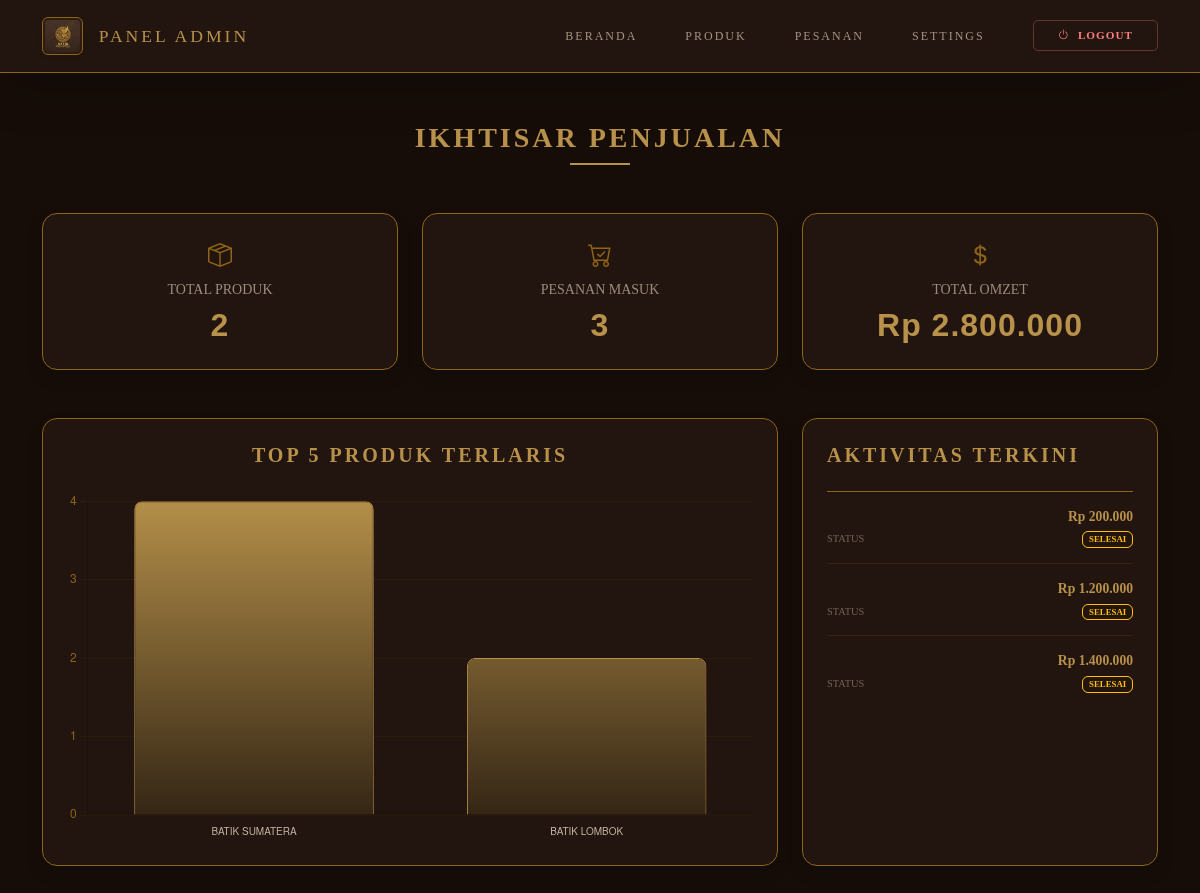
/admin/index.php (signed in), run on an earlier commit of the app's database.
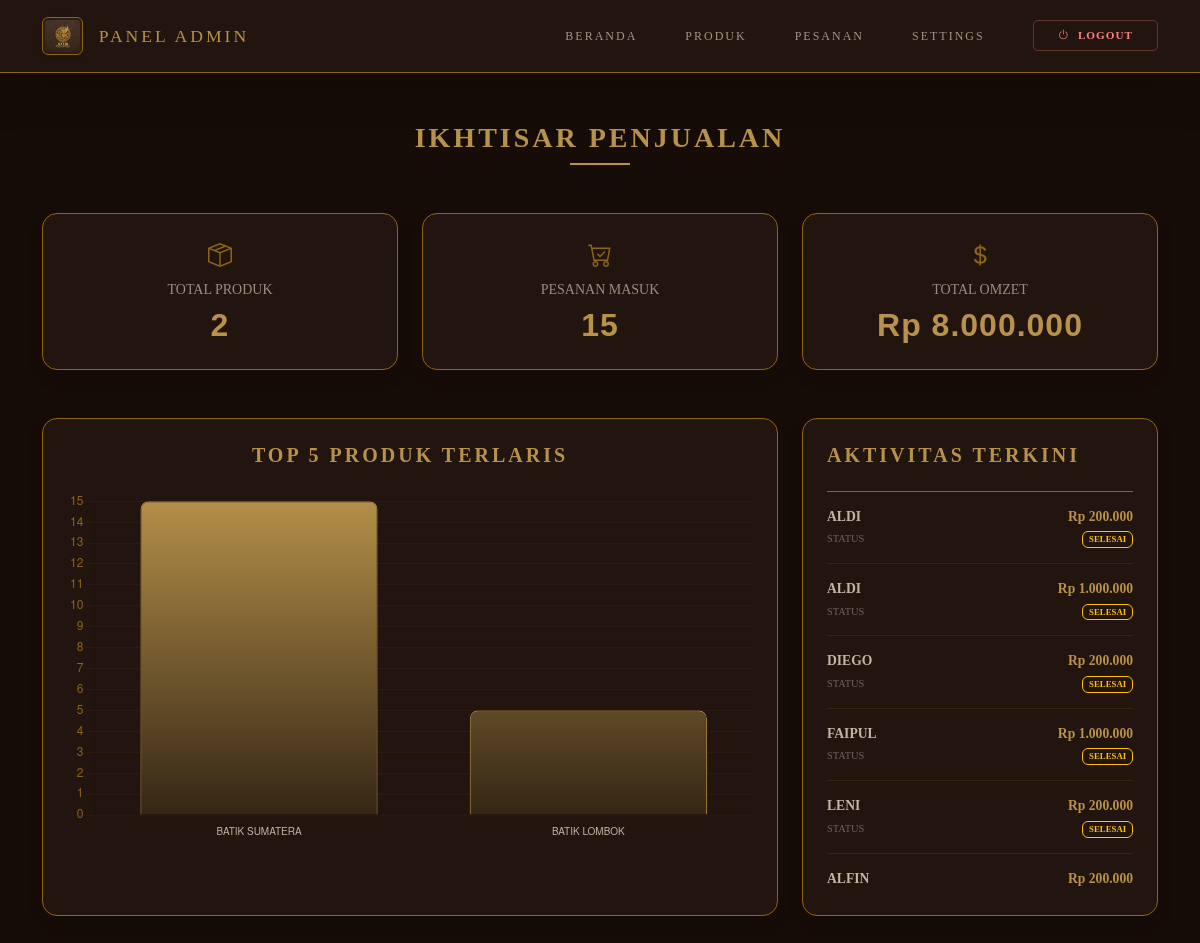
And on a later commit of the database.
### tables this page shows
CREATE TABLE `settings` (
  `id` int(11) NOT NULL,
  `logo_url` varchar(255) DEFAULT NULL,
  `profil_toko` text DEFAULT NULL,
  `visi` text DEFAULT NULL,
  `misi` text DEFAULT NULL,
  `produk_unggulan_id` int(11) DEFAULT NULL
);

CREATE TABLE `orders` (
  `id` int(11) NOT NULL,
  `user_id` int(11) NOT NULL,
  `nama_pelanggan` varchar(100) DEFAULT NULL,
  `nama_penerima` varchar(100) DEFAULT NULL,
  `produk_dipesan` text DEFAULT NULL,
  `jumlah` int(11) DEFAULT 1,
  `alamat` text DEFAULT NULL,
  `kurir_layanan` varchar(100) DEFAULT NULL,
  `tanggal` timestamp NOT NULL DEFAULT current_timestamp(),
  `status` varchar(50) DEFAULT 'Pending',
  `no_hp` varchar(20) DEFAULT NULL,
  `metode_pembayaran` varchar(50) DEFAULT NULL,
  `total_bayar` int(20) DEFAULT NULL,
  `tanggal_pesan` timestamp NOT NULL DEFAULT current_timestamp(),
  `no_telp` varchar(20) DEFAULT NULL,
  `kurir` varchar(50) DEFAULT NULL,
  `metode_bayar` varchar(50) DEFAULT NULL,
  `tgl_order` datetime DEFAULT current_timestamp(),
  `rating` int(1) DEFAULT NULL
);

### admin/index.php (the view, shortened to what this page needs)
<?php
include '../config/config.php';
$count_p = mysqli_fetch_assoc(mysqli_query($conn, "SELECT COUNT(*) as total FROM products"))['total'];
$count_o = mysqli_fetch_assoc(mysqli_query($conn, "SELECT COUNT(*) as total FROM orders"))['total'];
$omzet_res = mysqli_fetch_assoc(mysqli_query($conn, "SELECT SUM(total_bayar) as total FROM orders"))['total'];
$omzet = $omzet_res ? $omzet_res : 0;
$res = mysqli_query($conn, "SELECT p.nama_produk, SUM(oi.qty) as total_terjual
                            FROM order_items oi
                            JOIN products p ON oi.product_id = p.id
                            GROUP BY p.id
                            ORDER BY total_terjual DESC
                            LIMIT 5");
$labels = []; $counts = [];
while($r = mysqli_fetch_assoc($res)) {
    $labels[] = strtoupper($r['nama_produk']);
    $counts[] = (int)$r['total_terjual'];
}
?>
<!DOCTYPE html>
<html lang="id">
<head>
    <link href="https://cdn.jsdelivr.net/npm/bootstrap@5.3.0/dist/css/bootstrap.min.css" rel="stylesheet">
    <link rel="stylesheet" href="https://cdn.jsdelivr.net/npm/bootstrap-icons@1.10.0/font/bootstrap-icons.css">
</head>
<body>
    <?php include 'navbar.php'; ?>
    <div class="container py-5">
        <div class="text-center mb-5">
            <h3 class="fw-bold mb-2">IKHTISAR PENJUALAN</h3>
            <div class="mx-auto" style="width: 60px; height: 2px; background: var(--emas-bright);"></div>
        </div>
        <div class="row g-4 mb-5">
            <div class="col-md-4">
                <div class="card card-admin p-4 text-center shadow">
                    <i class="bi bi-box-seam mb-2" style="font-size: 1.5rem; color: var(--emas-dim);"></i>
                    <h6 class="text-uppercase small opacity-75">Total Produk</h6>
                    <h2 class="stat-val mb-0"><?= $count_p ?></h2>
                </div>
            </div>
            <div class="col-md-4">
                <div class="card card-admin p-4 text-center shadow">
                    <i class="bi bi-cart-check mb-2" style="font-size: 1.5rem; color: var(--emas-dim);"></i>
                    <h6 class="text-uppercase small opacity-75">Pesanan Masuk</h6>
                    <h2 class="stat-val mb-0"><?= $count_o ?></h2>
                </div>
            </div>
            <div class="col-md-4">
                <div class="card card-admin p-4 text-center shadow">
                    <i class="bi bi-currency-dollar mb-2" style="font-size: 1.5rem; color: var(--emas-dim);"></i>
                    <h6 class="text-uppercase small opacity-75">Total Omzet</h6>
                    <h2 class="stat-val mb-0">Rp <?= number_format($omzet, 0, ',', '.') ?></h2>
                </div>
            </div>
        </div>
        <div class="row g-4">
            <div class="col-lg-8">
                <div class="card card-admin p-4 shadow h-100">
                    <h5 class="fw-bold mb-4 text-center">Top 5 Produk Terlaris</h5>
                    <div style="position: relative; height: 350px;">
                        <canvas id="adminChart"></canvas>
                    </div>
                </div>
            </div>
            <div class="col-lg-4">
                <div class="card card-admin p-4 shadow h-100">
                    <h5 class="fw-bold mb-4">Aktivitas Terkini</h5>
                    <div class="list-group list-group-flush aktivitas-container">
                        <?php
                        $recent = mysqli_query($conn, "SELECT nama_penerima, total_bayar, status FROM orders ORDER BY id DESC LIMIT 6");
                        if(mysqli_num_rows($recent) > 0):
                            while($row = mysqli_fetch_assoc($recent)): ?>
                            <div class="list-group-item">
                                <div class="d-flex justify-content-between align-items-center mb-1">
                                    <span class="fw-bold" style="font-size: 0.85rem; color: var(--krem-soft);"><?= strtoupper($row['nama_penerima']) ?></span>
                                    <span style="color: var(--emas-bright); font-size: 0.85rem; font-weight: bold;">Rp <?= number_format($row['total_bayar'], 0, ',', '.') ?></span>
                                </div>
                                <div class="d-flex justify-content-between">
                                    <small class="opacity-50 text-uppercase" style="font-size: 0.65rem;">Status</small>
                                    <small class="badge border border-warning text-warning" style="font-size: 0.55rem;"><?= $row['status'] ?></small>
                                </div>
                            </div>
                            <?php endwhile;
                        else: ?>
                            <p class="text-center opacity-50 small mt-4">Belum ada aktivitas.</p>
                        <?php endif; ?>
                    </div>
                </div>
            </div>
        </div>
    </div>
    <script>
    const ctx = document.getElementById('adminChart').getContext('2d');
    const gradient = ctx.createLinearGradient(0, 0, 0, 400);
    gradient.addColorStop(0, '#b8924b');
    gradient.addColorStop(1, '#160d08');
    new Chart(ctx, {
        type: 'bar',
        data: {
            labels: <?= json_encode($labels) ?>,
            datasets: [{
                label: 'Total Terjual (Unit)',
                data: <?= json_encode($counts) ?>,
                backgroundColor: gradient,
                borderColor: '#b8924b',
                borderWidth: 1,
                borderRadius: 8
            }]
        },
        options: {
            responsive: true,
            maintainAspectRatio: false,
            plugins: {
                legend: { display: false },
                tooltip: {
                    backgroundColor: '#22140e',
                    titleColor: '#b8924b',
                    bodyColor: '#c5b5a5',
                    borderColor: '#8e6516',
                    borderWidth: 1
                }
            },
            scales: {
                y: {
                    beginAtZero: true,
                    ticks: { color: '#8e6516', stepSize: 1 },
                    grid: { color: 'rgba(142, 101, 22, 0.1)' }
                },
                x: {
                    ticks: {
                        color: '#c5b5a5',
                        font: { size: 10 }
                    },
                    grid: { display: false }
                }
            }
        }
    });
    </script>
</body>
</html>

### admin/navbar.php (shortened to what this page needs)
<?php
include '../config/config.php';
$set = mysqli_fetch_assoc(mysqli_query($conn, "SELECT logo_url FROM settings WHERE id=1"));
$logo_admin = "../assets/" . $set['logo_url'];
?>
<link rel="stylesheet" href="https://cdn.jsdelivr.net/npm/bootstrap-icons@1.10.0/font/bootstrap-icons.css">
<nav class="navbar navbar-expand-lg navbar-dark navbar-admin sticky-top shadow-lg">
    <div class="container">
        <a class="navbar-brand d-flex align-items-center" href="index.php">
            <img src="<?= $logo_admin; ?>" height="38" class="me-3 rounded shadow-sm">
            <span>PANEL ADMIN</span>
        </a>
        <div class="collapse navbar-collapse" id="adminNav">
            <ul class="navbar-nav ms-auto align-items-center">
                <li class="nav-item mx-lg-2">
                    <a class="nav-link px-3" href="index.php">Beranda</a>
                </li>
                <li class="nav-item mx-lg-2">
                    <a class="nav-link px-3" href="products.php">Produk</a>
                </li>
                <li class="nav-item mx-lg-2">
                    <a class="nav-link px-3 position-relative" href="orders.php">
                        Pesanan
                    </a>
                </li>
                <li class="nav-item mx-lg-2">
                    <a class="nav-link px-3" href="settings.php">Settings</a>
                </li>
                <li class="nav-item ms-lg-4">
                    <a href="logout.php" class="btn btn-logout-admin px-4" onclick="return confirm('Keluar dari Panel Admin?')">
                        <i class="bi bi-power me-2"></i>Logout
                    </a>
                </li>
            </ul>
        </div>
    </div>
</nav>

### admin/index.php (style rules this page uses)
:root { --soga-deep: #160d08; --soga-card: #22140e; --emas-dim: #8e6516; --emas-bright: #b8924b; --krem-soft: #c5b5a5; }
body { background-color: var(--soga-deep); background-image: linear-gradient(rgba(22, 13, 8, 0.97), rgba(22, 13, 8, 0.97)), url('https://www.transparenttextures.com/patterns/batik-thin.png'); color: var(--krem-soft); font-family: 'Georgia', serif; margin: 0; }
.card-admin { background: var(--soga-card); border: 1px solid var(--emas-dim); border-radius: 15px; color: var(--krem-soft); transition: 0.3s; }
.stat-val { color: var(--emas-bright); font-weight: bold; font-family: Arial, sans-serif; letter-spacing: 1px; }
.list-group-item { background: transparent; border-color: rgba(142, 101, 22, 0.2); color: var(--krem-soft); padding: 15px 0; }
h3, h5 { color: var(--emas-bright); letter-spacing: 3px; text-transform: uppercase; }
.aktivitas-container { max-height: 400px; overflow-y: auto; }

### admin/navbar.php (style rules this page uses)
:root { --soga-deep: #160d08; --soga-card: #22140e; --emas-dim: #8e6516; --emas-bright: #b8924b; --krem-soft: #c5b5a5; }
.navbar-admin { background: var(--soga-card) !important; border-bottom: 1px solid var(--emas-dim); padding: 12px 0; }
.navbar-brand { font-family: 'Georgia', serif; color: var(--emas-bright) !important; text-transform: uppercase; letter-spacing: 3px; font-weight: 300; font-size: 1.1rem; }
.navbar-brand img { border: 1px solid var(--emas-dim); padding: 2px; background: rgba(142, 101, 22, 0.1); }
.nav-link { color: var(--krem-soft) !important; text-transform: uppercase; letter-spacing: 2px; font-size: 0.75rem; transition: 0.3s; opacity: 0.8; }
.btn-logout-admin { background: transparent; color: #ff8080 !important; border: 1px solid rgba(255, 128, 128, 0.3); border-radius: 5px; font-weight: bold; font-size: 0.7rem; letter-spacing: 1px; transition: 0.3s; text-transform: uppercase; }
.nav-item::after { content: ''; display: block; width: 0; height: 1px; background: var(--emas-bright); transition: width .3s; }

What changed in the data, as far as the page shows it:
no longer on this page (row unchanged): orders: total_bayar "200.000", status "SELESAI"
no longer on this page (row unchanged): orders: total_bayar "1.200.000", status "SELESAI"
no longer on this page (row unchanged): orders: total_bayar "1.400.000", status "SELESAI"
added orders: nama_penerima "ALDI", total_bayar "200.000", status "SELESAI"
added orders: nama_penerima "ALDI", total_bayar "1.000.000", status "SELESAI"
added orders: nama_penerima "DIEGO", total_bayar "200.000", status "SELESAI"
added orders: nama_penerima "FAIPUL", total_bayar "1.000.000", status "SELESAI"
added orders: nama_penerima "LENI", total_bayar "200.000", status "SELESAI"
added orders: nama_penerima "ALFIN", total_bayar "200.000"
Also different on the page:
$count_o: "3" → "15"
$omzet: "2.800.000" → "8.000.000"
chart data {{ json_encode($counts) }}: [4,2] → [15,5]
